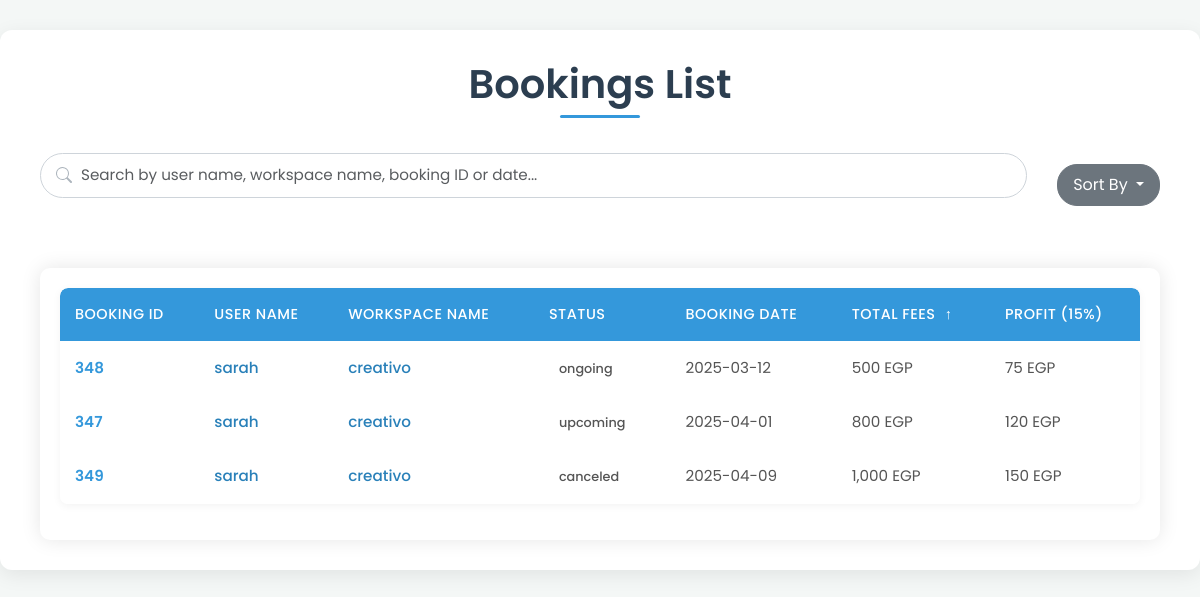
Screenshot of /admin/bookings_list.php?sort=price_asc with the database file from the repository.
### tables this page shows
CREATE TABLE `bookings` (
  `booking_id` int(11) NOT NULL,
  `user_id` int(11) NOT NULL,
  `room_id` int(11) NOT NULL,
  `date` date NOT NULL,
  `start_time` time NOT NULL,
  `end_time` time NOT NULL,
  `num_people` int(11) NOT NULL,
  `total_price` float DEFAULT NULL,
  `status` varchar(255) DEFAULT 'upcoming',
  `created_at` timestamp NOT NULL DEFAULT current_timestamp(),
  `review-email` tinyint(4) NOT NULL DEFAULT 0,
  `pay_method` varchar(255) DEFAULT NULL,
  `is_monthly` int(11) NOT NULL DEFAULT 0
);

CREATE TABLE `users` (
  `user_id` int(11) NOT NULL,
  `name` varchar(255) NOT NULL,
  `email` varchar(255) NOT NULL,
  `phone` varchar(15) NOT NULL,
  `password` varchar(255) NOT NULL,
  `age` int(11) DEFAULT NULL,
  `job_title` varchar(255) DEFAULT NULL,
  `image` longtext DEFAULT 'default.png',
  `location` varchar(255) DEFAULT NULL,
  `created_at` timestamp NOT NULL DEFAULT current_timestamp(),
  `role_id` int(11) DEFAULT NULL,
  `last_seen` datetime NOT NULL DEFAULT current_timestamp(),
  `company_name` varchar(255) DEFAULT NULL,
  `contact_info` varchar(255) DEFAULT NULL,
  `company_type` varchar(255) DEFAULT NULL,
  `zone_id` int(11) DEFAULT NULL,
  `portfolio` longtext DEFAULT NULL,
  `action` varchar(255) NOT NULL DEFAULT 'active'
);

CREATE TABLE `workspaces` (
  `workspace_id` int(11) NOT NULL,
  `user_id` int(11) NOT NULL,
  `name` varchar(255) NOT NULL,
  `location` varchar(255) NOT NULL,
  `description` longtext DEFAULT NULL,
  `price/hr` float DEFAULT NULL,
  `zone_id` int(11) NOT NULL,
  `created_at` timestamp NOT NULL DEFAULT current_timestamp(),
  `Availability` tinyint(4) NOT NULL DEFAULT 1,
  `latitude` float(10,6) NOT NULL,
  `longitude` float(10,6) NOT NULL
);

### admin/bookings_list.php (the view, shortened to what this page needs)
<?php
include "connection.php";
$sort = isset($_GET['sort']) ? $_GET['sort'] : 'date_desc';
$orderBy = "ORDER BY b.date DESC";
switch ($sort) {
    case 'price_asc':
        $orderBy = "ORDER BY b.total_price ASC";
        break;
}
$searchCondition = "";
$select_bookings = "SELECT
    b.booking_id,
    u.user_id,
    u.name AS user_name,
    w.workspace_id,
    w.name AS workspace_name,
    b.status AS status,
    b.total_price,
    DATE_FORMAT(b.date, '%Y-%m-%d') AS booking_date
FROM
    grad_proj.bookings b
JOIN
    grad_proj.users u ON b.user_id = u.user_id
JOIN
    grad_proj.rooms r ON b.room_id = r.room_id
JOIN
    grad_proj.workspaces w ON r.workspace_id = w.workspace_id
$searchCondition
$orderBy";
$run_select = mysqli_query($connect, $select_bookings);
            ?>
<!DOCTYPE html>
<html lang="en">
<head>
    <link rel="stylesheet" href="../css/bootstrap.min.css">
    <link rel="stylesheet" href="./css/users-list.css">
    <link rel="stylesheet" href="https://cdn.jsdelivr.net/npm/sweetalert2@11/dist/sweetalert2.min.css">
</head>
<body>
    <div class="container">
        <div class="row">
            <div class="col-md-12">
                <h1 class="page-title">Bookings List</h1>
                <div class="controls-container d-flex align-items-center">
                    <div class="search-wrapper flex-grow-1">
                        <input type="text" id="searchText" class="form-control"
                            placeholder="Search by user name, workspace name, booking ID or date...">
                    </div>
                    <div class="sort-dropdown">
                        <div class="dropdown">
                            <button class="btn btn-secondary dropdown-toggle" type="button" id="sortDropdown"
                                data-bs-toggle="dropdown" aria-expanded="false">
                                Sort By
                            </button>
                        </div>
                    </div>
                </div>
            </div>
        </div>
        <div class="row">
            <div class="col-md-12">
                <div class="table-container">
                    <table class="table">
                        <thead>
                            <tr>
                                <th>Booking ID</th>
                                <th>User Name</th>
                                <th>Workspace Name</th>
                                <th>Status</th>
                                <th>Booking Date
                                </th>
                                <th>Total Fees
                                    <?php if ($sort == 'price_asc'): ?>
                                        <i class="sort-icon">↑</i>
                                    <?php elseif ($sort == 'price_desc'): ?>
                                        <i class="sort-icon">↓</i>
                                    <?php endif; ?>
                                </th>
                                <th>Profit (15%)</th>
                            </tr>
                        </thead>
                        <tbody id="usersTable">
                            <?php
                            if (mysqli_num_rows($run_select) > 0) {
                                foreach ($run_select as $row) {
                                    ?>
                                    <tr>
                                        <td><?php echo htmlspecialchars($row['booking_id']); ?></td>
                                        <td><a href="../profile.php?user_id=<?php echo $row['user_id']; ?>">
                                                <?php echo htmlspecialchars($row['user_name']); ?>
                                            </a></td>
                                        <td><a href="../workspace_details.php?ws_id=<?php echo $row['workspace_id']; ?>">
                                                <?php echo htmlspecialchars($row['workspace_name']); ?>
                                            </a></td>
                                        <td><span
                                                class="status-badge <?php echo strtolower(htmlspecialchars($row['status'])); ?>">
                                                <?php echo htmlspecialchars($row['status']); ?>
                                            </span></td>
                                        <td><?php echo htmlspecialchars($row['booking_date']); ?></td>
                                        <td><?php echo number_format($row['total_price']); ?> EGP</td>
                                        <td><?php echo number_format($row['total_price'] * 0.15); ?> EGP</td>
                                    </tr>
                                    <?php
                                }
                            } else {
                                echo '<tr><td colspan="7" class="text-center">No bookings found</td></tr>';
                            }
                            ?>
                        </tbody>
                    </table>
                </div>
            </div>
        </div>
    </div>
</body>
</html>

### admin/css/users-list.css (style rules this page uses)
body { font-family: 'Poppins', sans-serif; background-color: #f4f7f6; color: #333; line-height: 1.6; }
.container { max-width: 1200px; margin-top: 30px; margin-bottom: 30px; background-color: #ffffff; padding: 30px 40px; border-radius: 12px; box-shadow: 0 5px 20px rgba(0, 0, 0, 0.08); }
h1.page-title { color: #2c3e50; margin-bottom: 35px; font-weight: 600; text-align: center; position: relative; padding-bottom: 10px; }
h1.page-title::after { content: ''; position: absolute; bottom: 0; left: 50%; transform: translateX(-50%); width: 80px; height: 3px; background-color: #3498db; border-radius: 2px; }
.controls-container { display: flex; justify-content: space-between; align-items: center; margin-bottom: 30px; gap: 20px; flex-wrap: wrap; }
.search-wrapper { flex-grow: 1; min-width: 250px; position: relative; }
#searchText { border-radius: 25px; border: 1px solid #ced4da; padding: 10px 20px 10px 40px; font-size: 0.95rem; transition: all 0.3s ease-in-out; box-shadow: none; width: 100%; background-repeat: no-repeat; background-position: 15px center; background-size: 16px 16px; }
.table-container { margin-top: 20px; overflow-x: auto; }
.table { border-collapse: separate; border-spacing: 0; width: 100%; box-shadow: 0 2px 8px rgba(0, 0, 0, 0.05); border-radius: 8px; overflow: hidden; }
.table thead th { background-color: #3498db; color: #ffffff; font-weight: 500; text-transform: uppercase; letter-spacing: 0.5px; font-size: 0.9rem; padding: 15px; vertical-align: middle; border: none; text-align: left; }
.table thead th:first-child { border-top-left-radius: 8px; }
.table thead th:last-child { border-top-right-radius: 8px; }
.table tbody tr { transition: background-color 0.2s ease; border-bottom: 1px solid #eef2f5; }
.table tbody tr:last-child { border-bottom: none; }
.table tbody td { padding: 15px; vertical-align: middle; font-size: 0.95rem; color: #555; border: none; }
.table tbody td:nth-child(1) { font-weight: 600; color: #3498db; }
.table tbody td a { color: #2980b9; text-decoration: none; font-weight: 500; transition: color 0.2s ease; }

### admin/bookings_list.php (style rules this page uses)
.status-badge { padding: 5px 10px; border-radius: 20px; font-size: 0.8rem; font-weight: 500; }
.table-container { background: white; border-radius: 10px; box-shadow: 0 0 20px rgba(0, 0, 0, 0.1); padding: 20px; margin-top: 20px; }
.page-title { color: #333; font-weight: 600; margin-bottom: 20px; }
.search-wrapper { margin-bottom: 20px; }
.search-wrapper input { border-radius: 20px; padding: 10px 20px; border: 1px solid #ddd; }
.sort-dropdown { margin-left: 10px; }
.sort-dropdown .btn { border-radius: 20px; padding: 8px 15px; }
.sort-icon { margin-left: 5px; }

### rows the page displays
bookings: booking_id "348", user.name "sarah", workspaces.name "creativo", status "ongoing", booking_date "2025-03-12", total_price "500", $row['total_price']*0.15 "75"
bookings: booking_id "347", user.name "sarah", workspaces.name "creativo", status "upcoming", booking_date "2025-04-01", total_price "800", $row['total_price']*0.15 "120"
bookings: booking_id "349", user.name "sarah", workspaces.name "creativo", status "canceled", booking_date "2025-04-09", total_price "1,000", $row['total_price']*0.15 "150"
